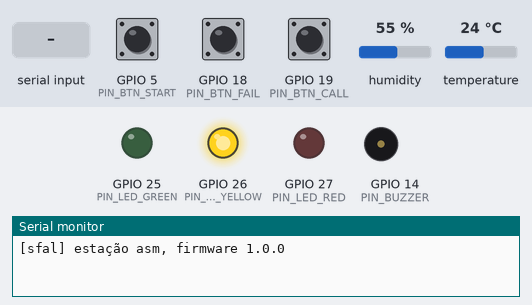
Bench run of a program on a simulated ESP32. On the bench: output pins drawn as LEDs (lit = HIGH), buzzer (waves = sounding, pin HIGH), the last lines printed to the serial monitor. Dashed ring = blinking. Inputs (shaded band) come from the test bench; at power-on: GPIO 19 (PIN_BTN_CALL) HIGH, GPIO 5 (PIN_BTN_START) HIGH, GPIO 18 (PIN_BTN_FAIL) HIGH, humidity 55 %, temperature 24 °C. WiFi joins after 1.5 s; servers stay silent unless stated; random numbers use the default seed unless the program sets one; no MQTT or app messages arrive unless stated; not simulated (calls return 0 or success): secrets.h.example; names the files do not define were given values by the test bench: MQTT_PORT = 1883.

Above: at 1.2 s.
1.3 s: GPIO 19 (PIN_BTN_CALL) pulled LOW for 0.15 s
At 2.05 s:
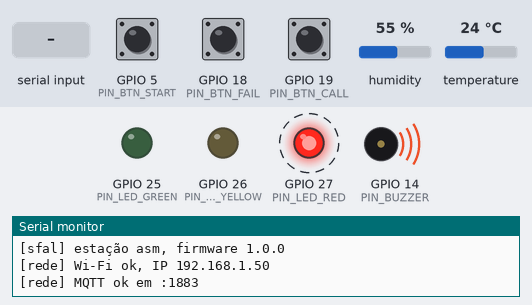
4.8 s: GPIO 19 (PIN_BTN_CALL) pulled LOW for 1 s
7.3 s: GPIO 5 (PIN_BTN_START) pulled LOW for 0.15 s
At 9.2 s:
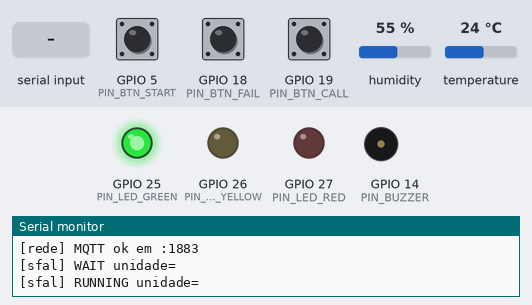
10.8 s: GPIO 18 (PIN_BTN_FAIL) pulled LOW for 0.15 s
At 11.9 s:
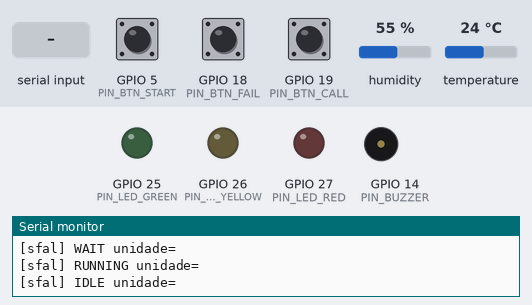
12.4 s: "!start\n" received over the second serial link
At 14.1 s:
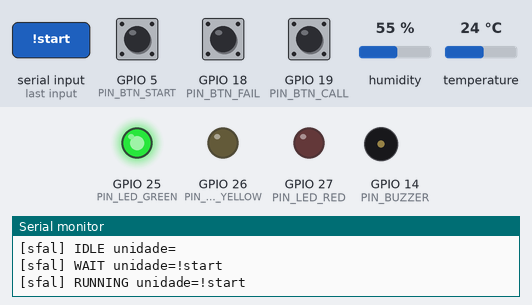
15.9 s: "!call\n" received over Serial
At 16.62 s:
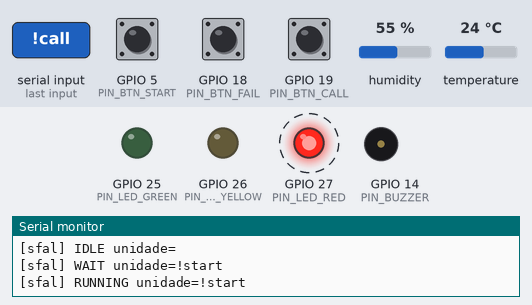
Timing chart, 0 to 20.4 s (numbered marks = the images above; inputs shaded):
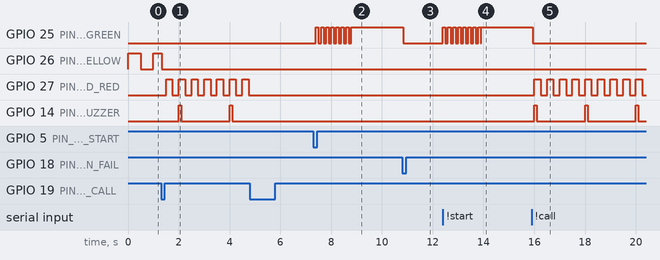

The program:

main.cpp
```cpp
// Firmware da estação para ESP32 (framework Arduino).
//
// Este arquivo só liga o núcleo (lib/station_core) ao hardware: pinos, Wi-Fi e MQTT.
// Toda regra de funcionamento está no núcleo, que é o mesmo código executado pelo simulador.
//
// A rede roda numa tarefa própria: conexão lenta ou broker fora do ar não travam os botões.
#include <Arduino.h>
#include <MQTT.h>
#include <WiFi.h>

#include "pins.h"
#if __has_include("secrets.h")
#include "secrets.h"
#else
#warning "include/secrets.h não existe: compilando com credenciais vazias (copie secrets.h.example)"
#include "secrets.h.example"
#endif
#include "station_core.h"

#if defined(SFAL_TEMP_DHT22)
#include <DHT.h>
static DHT dht(PIN_DHT, DHT22);
#endif

#ifndef SFAL_STATION_ID
#error "Defina SFAL_STATION_ID (veja platformio.ini)"
#endif
#ifndef SFAL_FW_VERSION
#define SFAL_FW_VERSION "dev"
#endif

static WiFiClient net;
static MQTTClient mqtt(512);
static SemaphoreHandle_t mqtt_mutex;
static volatile bool link_up = false;

class Esp32Hal : public sfal::Hal {
 public:
  uint32_t millis() override { return ::millis(); }

  bool buttonPressed(sfal::Button b) override {
    if (virtual_until_[(uint8_t)b] && (int32_t)(virtual_until_[(uint8_t)b] - ::millis()) > 0) return true;
    virtual_until_[(uint8_t)b] = 0;
    switch (b) {
      case sfal::Button::Start: return digitalRead(PIN_BTN_START) == LOW;
      case sfal::Button::Fail: return digitalRead(PIN_BTN_FAIL) == LOW;
      case sfal::Button::Call: return digitalRead(PIN_BTN_CALL) == LOW;
    }
    return false;
  }

  bool readTemperature(float &celsius) override {
#if defined(SFAL_TEMP_DHT22)
    const float t = dht.readTemperature();
    if (isnan(t)) return false;
    celsius = t;
    return true;
#elif defined(SFAL_TEMP_MAX6675)
    // Leitura de 16 bits por software: D14..D3 = temperatura em passos de 0,25 °C; D2 = termopar aberto.
    uint16_t v = 0;
    digitalWrite(PIN_TC_CS, LOW);
    delayMicroseconds(10);
    for (int i = 0; i < 16; i++) {
      digitalWrite(PIN_TC_SCK, HIGH);
      delayMicroseconds(10);
      v = (uint16_t)((v << 1) | (digitalRead(PIN_TC_SO) ? 1 : 0));
      digitalWrite(PIN_TC_SCK, LOW);
      delayMicroseconds(10);
    }
    digitalWrite(PIN_TC_CS, HIGH);
    if (v & 0x4) return false;
    celsius = (float)(v >> 3) * 0.25f;
    return true;
#else
    (void)celsius;
    return false;
#endif
  }

  // Códigos chegam do leitor na UART2 ou digitados no monitor serial (USB), terminados por nova linha.
  // No monitor serial, "!start", "!fail" e "!call" simulam um toque no botão (teste de bancada sem botões).
  bool readScan(char *buf, size_t len) override {
    if (readLine(Serial2, scan_buf_, scan_len_, buf, len)) return true;
    if (readLine(Serial, usb_buf_, usb_len_, buf, len)) {
      if (buf[0] != '!') return true;
      if (strcmp(buf, "!start") == 0) tap(sfal::Button::Start);
      else if (strcmp(buf, "!fail") == 0) tap(sfal::Button::Fail);
      else if (strcmp(buf, "!call") == 0) tap(sfal::Button::Call);
    }
    return false;
  }

  void setLight(bool g, bool y, bool r) override {
    digitalWrite(PIN_LED_GREEN, g);
    digitalWrite(PIN_LED_YELLOW, y);
    digitalWrite(PIN_LED_RED, r);
  }
  void setBuzzer(bool on) override { digitalWrite(PIN_BUZZER, on); }

  bool linkUp() override { return link_up; }

  bool publish(const char *topic, const char *payload, uint8_t qos, bool retain) override {
    if (!link_up) return false;
    if (xSemaphoreTake(mqtt_mutex, pdMS_TO_TICKS(20)) != pdTRUE) return false;
    const bool ok = mqtt.publish(topic, payload, retain, qos);
    xSemaphoreGive(mqtt_mutex);
    return ok;
  }

  int rssi() override { return WiFi.status() == WL_CONNECTED ? WiFi.RSSI() : 0; }

 private:
  void tap(sfal::Button b) { virtual_until_[(uint8_t)b] = (::millis() + 120) | 1; }

  static bool readLine(Stream &s, char *acc, size_t &acc_len, char *out, size_t out_len) {
    while (s.available()) {
      const char c = (char)s.read();
      if (c == '\n' || c == '\r') {
        if (acc_len == 0) continue;
        acc[acc_len] = '\0';
        strncpy(out, acc, out_len - 1);
        out[out_len - 1] = '\0';
        acc_len = 0;
        return true;
      }
      if (acc_len + 1 < 64) acc[acc_len++] = c;
    }
    return false;
  }

  char scan_buf_[64];
  size_t scan_len_ = 0;
  char usb_buf_[64];
  size_t usb_len_ = 0;
  uint32_t virtual_until_[sfal::kButtonCount] = {0, 0, 0};
};

static Esp32Hal hal;
static sfal::StationCore core(hal, SFAL_STATION_ID, SFAL_FW_VERSION, "esp32");

// Comandos chegam na tarefa de rede; o núcleo roda na tarefa principal. Uma caixa de entrada de uma
// posição por comando basta: release, light e config são idempotentes e o último vence.
struct Inbox {
  char topic[sfal::kTopicLen];
  char payload[sfal::kPayloadLen];
};
static QueueHandle_t inbox;

static void onMqttMessage(String &topic, String &payload) {
  Inbox m;
  strlcpy(m.topic, topic.c_str(), sizeof(m.topic));
  strlcpy(m.payload, payload.c_str(), sizeof(m.payload));
  xQueueSend(inbox, &m, 0);
}

static void networkTask(void *) {
  uint32_t backoff_ms = 1000;
  for (;;) {
    if (WiFi.status() != WL_CONNECTED) {
      link_up = false;
      WiFi.begin(WIFI_SSID, WIFI_PASS);
      for (int i = 0; i < 100 && WiFi.status() != WL_CONNECTED; i++) vTaskDelay(pdMS_TO_TICKS(100));
      if (WiFi.status() != WL_CONNECTED) {
        Serial.println("[rede] Wi-Fi sem conexão; nova tentativa");
        WiFi.disconnect();
        vTaskDelay(pdMS_TO_TICKS(2000));
        continue;
      }
      Serial.printf("[rede] Wi-Fi ok, IP %s\n", WiFi.localIP().toString().c_str());
    }

    xSemaphoreTake(mqtt_mutex, portMAX_DELAY);
    bool connected = mqtt.connected();
    if (!connected) {
      link_up = false;
      const char *user = strlen(MQTT_USER) ? MQTT_USER : nullptr;
      const char *pass = strlen(MQTT_PASS) ? MQTT_PASS : nullptr;
      char client_id[40];
      snprintf(client_id, sizeof(client_id), "sfal-%s", SFAL_STATION_ID);
      mqtt.setWill(core.willTopic(), core.willPayload(), true, 1);
      connected = mqtt.connect(client_id, user, pass);
      if (connected) {
        mqtt.subscribe(core.commandFilter(), 1);
        Serial.printf("[rede] MQTT ok em %s:%d\n", MQTT_HOST, MQTT_PORT);
        backoff_ms = 1000;
      }
    } else {
      mqtt.loop();
    }
    xSemaphoreGive(mqtt_mutex);

    link_up = connected;
    if (!connected) {
      Serial.printf("[rede] broker %s:%d inacessível; nova tentativa em %lu ms\n", MQTT_HOST, MQTT_PORT,
                    (unsigned long)backoff_ms);
      vTaskDelay(pdMS_TO_TICKS(backoff_ms));
      if (backoff_ms < 15000) backoff_ms *= 2;
    } else {
      vTaskDelay(pdMS_TO_TICKS(10));
    }
  }
}

void setup() {
  Serial.begin(115200);
  Serial2.begin(SCAN_BAUD, SERIAL_8N1, PIN_SCAN_RX, PIN_SCAN_TX);

  pinMode(PIN_BTN_START, INPUT_PULLUP);
  pinMode(PIN_BTN_FAIL, INPUT_PULLUP);
  pinMode(PIN_BTN_CALL, INPUT_PULLUP);
  pinMode(PIN_LED_GREEN, OUTPUT);
  pinMode(PIN_LED_YELLOW, OUTPUT);
  pinMode(PIN_LED_RED, OUTPUT);
  pinMode(PIN_BUZZER, OUTPUT);
#if defined(SFAL_TEMP_DHT22)
  dht.begin();
#elif defined(SFAL_TEMP_MAX6675)
  pinMode(PIN_TC_SCK, OUTPUT);
  pinMode(PIN_TC_CS, OUTPUT);
  pinMode(PIN_TC_SO, INPUT);
  digitalWrite(PIN_TC_CS, HIGH);
  digitalWrite(PIN_TC_SCK, LOW);
#endif

  mqtt_mutex = xSemaphoreCreateMutex();
  inbox = xQueueCreate(8, sizeof(Inbox));

  WiFi.mode(WIFI_STA);
  WiFi.setAutoReconnect(true);
  mqtt.begin(MQTT_HOST, MQTT_PORT, net);
  mqtt.setOptions(10, true, 2000);  // keep-alive de 10 s, sessão limpa, tempo limite de 2 s
  mqtt.onMessage(onMqttMessage);

  core.begin(esp_random());
  Serial.printf("\n[sfal] estação %s, firmware %s\n", SFAL_STATION_ID, SFAL_FW_VERSION);

  xTaskCreatePinnedToCore(networkTask, "rede", 8192, nullptr, 1, nullptr, 0);
}

void loop() {
  Inbox m;
  while (xQueueReceive(inbox, &m, 0) == pdTRUE) core.onMessage(m.topic, m.payload);

  static sfal::State last = sfal::State::Idle;
  core.loop();
  if (core.state() != last) {
    last = core.state();
    Serial.printf("[sfal] %s unidade=%s %s\n", core.stateName(), core.unit(), core.blockReason());
  }
  delay(2);
}
```

pins.h
```cpp
// Pinagem padrão da placa de estação (ESP32 DevKit, 30 ou 38 pinos). Ver docs/HARDWARE.md.
#pragma once

#define PIN_BTN_START 5   // INICIAR / FIM OK   (botão para GND, INPUT_PULLUP)
#define PIN_BTN_FAIL 18   // FIM NOK (reprova)  (botão para GND, INPUT_PULLUP)
#define PIN_BTN_CALL 19   // CHAMADO (andon)    (botão para GND, INPUT_PULLUP)

#define PIN_LED_GREEN 25  // torre luminosa, ativo em nível alto (resistor de 220 Ω em série)
#define PIN_LED_YELLOW 26
#define PIN_LED_RED 27
#define PIN_BUZZER 14     // buzina ativa (5 V via transistor) ou módulo de buzina de 3V3

#define PIN_DHT 4         // DHT22: dados (com pull-up de 10 kΩ para 3V3)

#define PIN_TC_SCK 32     // MAX6675 (termopar K do forno): SCK
#define PIN_TC_CS 33      //                                CS
#define PIN_TC_SO 35      //                                SO (entrada)

#define PIN_SCAN_RX 16    // leitor de QR/código de barras por UART (TX do leitor -> GPIO 16)
#define PIN_SCAN_TX 17
#define SCAN_BAUD 9600
```

Measured:
- after the input at 1.3 s, GPIO 27 (PIN_LED_RED): alternates HIGH for 0.25 s and LOW for 0.25 s, starting after 0.20 s; GPIO 14 (PIN_BUZZER): alternates HIGH for 0.10 s and LOW for 1.9 s, starting after 0.70 s
- after the input at 4.8 s, every drawn part: stays the same
- after the input at 7.3 s, GPIO 25 (PIN_LED_GREEN): alternates HIGH for 0.10 s and LOW for 0.10 s, 15 changes in all, then stays HIGH, starting after 0.10 s
- after the input at 10.8 s, GPIO 25 (PIN_LED_GREEN): HIGH → LOW at once
- after the input at 12.4 s, GPIO 25 (PIN_LED_GREEN): goes 7 × (HIGH 0.10 s, LOW 0.10 s), HIGH 0.10 s, LOW 0.01 s, then HIGH, starting at once
- after the input at 15.9 s, GPIO 25 (PIN_LED_GREEN): HIGH → LOW at once; GPIO 27 (PIN_LED_RED): alternates HIGH for 0.25 s and LOW for 0.25 s, starting after 0.10 s; GPIO 14 (PIN_BUZZER): alternates HIGH for 0.10 s and LOW for 1.9 s, starting after 0.10 s
